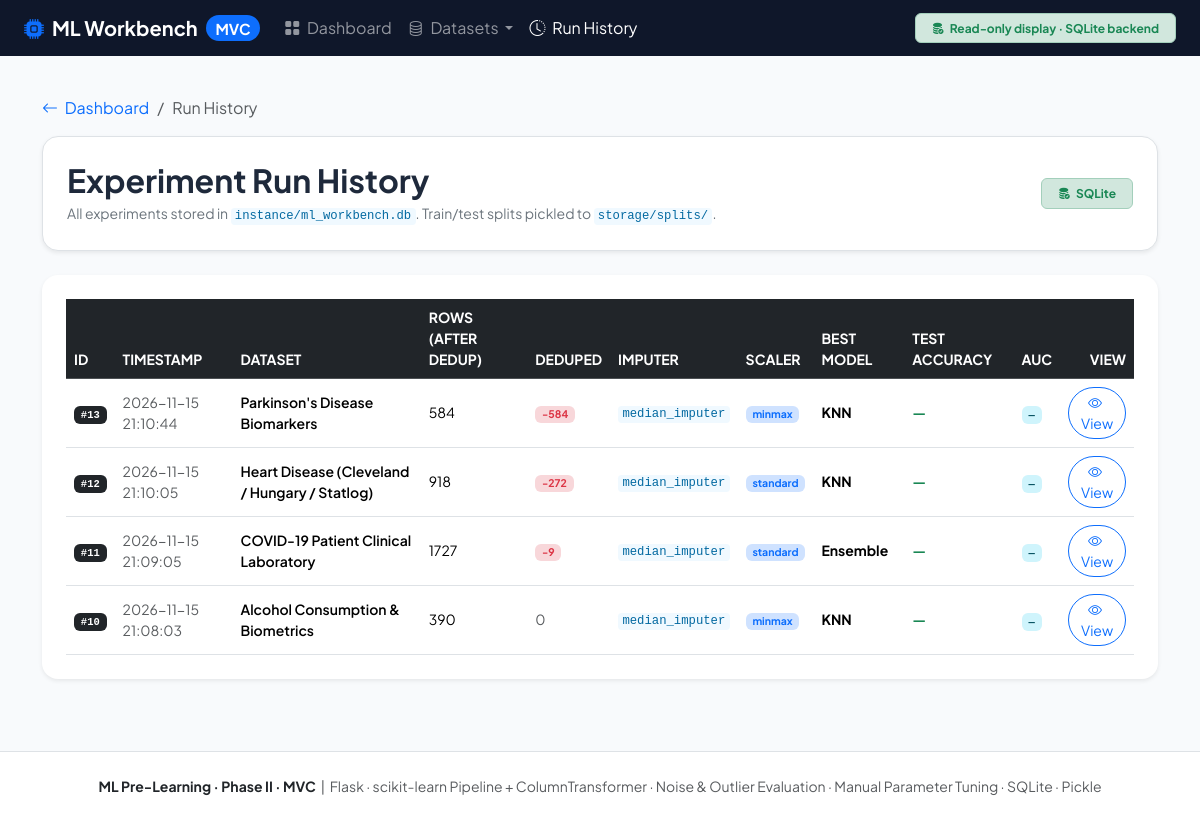
The app's page /history with its own data.
### tables this page shows
CREATE TABLE training_runs (
                id               INTEGER PRIMARY KEY AUTOINCREMENT,
                timestamp        TEXT    NOT NULL,
                dataset_id       TEXT    NOT NULL,
                dataset_name     TEXT    NOT NULL,
                raw_rows         INTEGER NOT NULL,
                final_rows       INTEGER NOT NULL,
                features_count   INTEGER NOT NULL,
                feature_names    TEXT    NOT NULL,   -- JSON list
                duplicates_removed INTEGER NOT NULL,
                missing_strategy TEXT    NOT NULL,
                scaler_used      TEXT    NOT NULL,
                test_size        REAL    NOT NULL,
                cv_folds         INTEGER NOT NULL,
                split_pickle_path TEXT   NOT NULL,
                best_model_key   TEXT    NOT NULL
            , noise_outlier_json TEXT);

### app/controllers/main_controller.py (the view)
@main_bp.route('/history')
def history():
    runs = get_all_runs(limit=50)
    return render_template('history_view.html', runs=runs)

### app/models/db_manager.py (called while the page is built)
def _conn():
    os.makedirs('instance', exist_ok=True)
    c = sqlite3.connect(DB_PATH)
    c.row_factory = sqlite3.Row
    return c

def get_all_runs(limit=50):
    init_db()
    with _conn() as c:
        return [dict(r) for r in c.execute(
            'SELECT * FROM training_runs ORDER BY id DESC LIMIT ?', (limit,))]

### app/templates/history_view.html (shortened to what this page needs)
{% extends "base.html" %}
{% block content %}
<div class="container">
    <nav aria-label="breadcrumb" class="mb-3">
        <ol class="breadcrumb">
            <li class="breadcrumb-item"><a href="{{ url_for('main.index') }}" class="text-decoration-none"><i class="bi bi-arrow-left me-1"></i> Dashboard</a></li>
            <li class="breadcrumb-item active">Run History</li>
        </ol>
    </nav>
    <div class="bg-white rounded-4 shadow-sm border p-4 mb-4">
        <div class="d-flex justify-content-between align-items-center">
            <div>
                <h2 class="fw-bold mb-1">Experiment Run History</h2>
                <p class="text-secondary small mb-0">
                    All experiments stored in <code>instance/ml_workbench.db</code>. Train/test splits pickled to <code>storage/splits/</code>.
                </p>
            </div>
            <span class="badge bg-success-subtle text-success border border-success-subtle px-3 py-2">
                <i class="bi bi-database-fill-check me-1"></i> SQLite
            </span>
        </div>
    </div>
    <div class="card border-0 shadow-sm rounded-4 p-4 bg-white">
        {% if runs %}
        <div class="table-responsive">
            <table class="table table-hover align-middle mb-0 small">
                <thead class="table-dark text-uppercase">
                    <tr>
                        <th>ID</th>
                        <th>Timestamp</th>
                        <th>Dataset</th>
                        <th>Rows (after dedup)</th>
                        <th>Deduped</th>
                        <th>Imputer</th>
                        <th>Scaler</th>
                        <th>Best Model</th>
                        <th>Test Accuracy</th>
                        <th>AUC</th>
                        <th class="text-end">View</th>
                    </tr>
                </thead>
                <tbody>
                    {% for r in runs %}
                    <tr>
                        <td><span class="badge bg-dark font-monospace">#{{ r.id }}</span></td>
                        <td class="text-muted">{{ r.timestamp }}</td>
                        <td class="fw-semibold">{{ r.dataset_name }}</td>
                        <td>{{ r.final_rows }}</td>
                        <td>
                            {% if r.duplicates_removed %}<span class="badge bg-danger-subtle text-danger">-{{ r.duplicates_removed }}</span>
                            {% else %}<span class="text-muted">0</span>{% endif %}
                        </td>
                        <td><code>{{ r.missing_strategy }}</code></td>
                        <td><span class="badge bg-primary-subtle text-primary">{{ r.scaler_used }}</span></td>
                        <td class="fw-bold">{{ r.best_model_key }}</td>
                        <td><span class="fw-bold text-success">—</span></td>
                        <td><span class="badge bg-info-subtle text-info-emphasis font-monospace">—</span></td>
                        <td class="text-end">
                            <a href="{{ url_for('main.run_detail', run_id=r.id) }}" class="btn btn-sm btn-outline-primary rounded-pill">
                                <i class="bi bi-eye me-1"></i> View
                            </a>
                        </td>
                    </tr>
                    {% endfor %}
                </tbody>
            </table>
        </div>
        {% else %}
        <div class="text-center py-5 text-muted">
            <i class="bi bi-folder2-open fs-1 d-block mb-2 opacity-50"></i>
            <h5>No runs saved yet</h5>
            <p class="small">Run <code>python train_and_save.py</code> to populate the database.</p>
        </div>
        {% endif %}
    </div>
</div>
{% endblock %}

### app/static/css/style.css (style rules this page uses)
:root { --primary: #2563eb; }
body { font-family: 'Plus Jakarta Sans', system-ui, sans-serif; background: #f8fafc; color: #1e293b; }
code { color: #0369a1; background: #f0f9ff; padding: .1em .35em; border-radius:.3em; }

### records on screen
training_runs: id "13", timestamp "2026-11-15 21:10:44", dataset_name "Parkinson's Disease Biomarkers", final_rows "584", duplicates_removed "584", missing_strategy "median_imputer", scaler_used "minmax", best_model_key "KNN"
training_runs: id "12", timestamp "2026-11-15 21:10:05", dataset_name "Heart Disease (Cleveland / Hungary / Statlog)", final_rows "918", duplicates_removed "272", missing_strategy "median_imputer", scaler_used "standard", best_model_key "KNN"
training_runs: id "11", timestamp "2026-11-15 21:09:05", dataset_name "COVID-19 Patient Clinical Laboratory", final_rows "1727", duplicates_removed "9", missing_strategy "median_imputer", scaler_used "standard", best_model_key "Ensemble"
training_runs: id "10", timestamp "2026-11-15 21:08:03", dataset_name "Alcohol Consumption & Biometrics", final_rows "390", duplicates_removed "0", missing_strategy "median_imputer", scaler_used "minmax", best_model_key "KNN"
